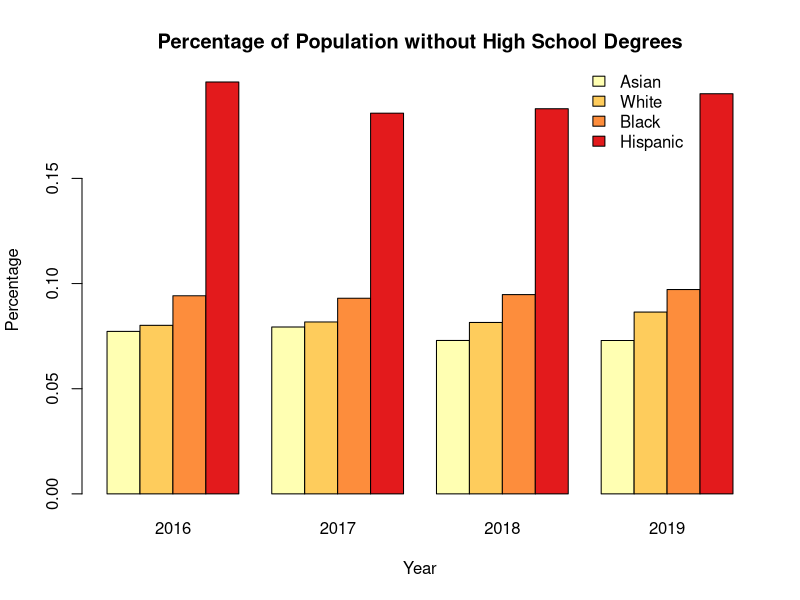
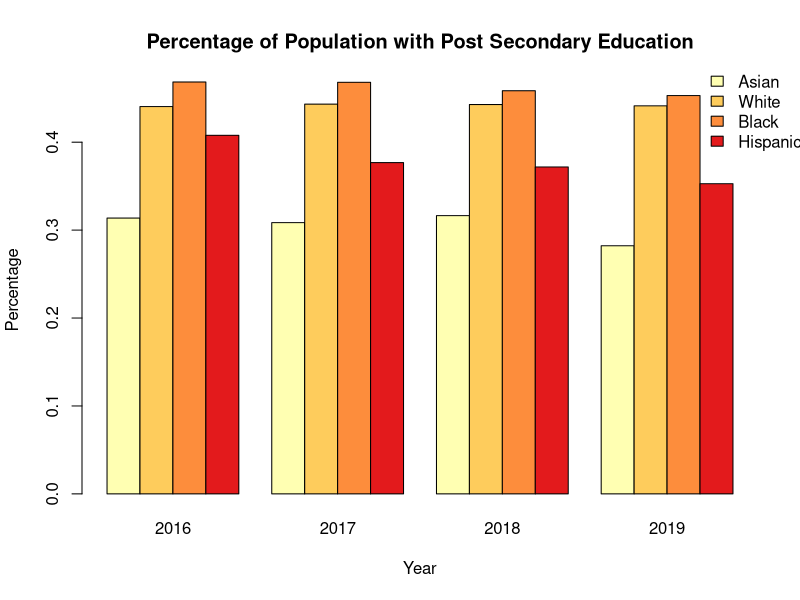
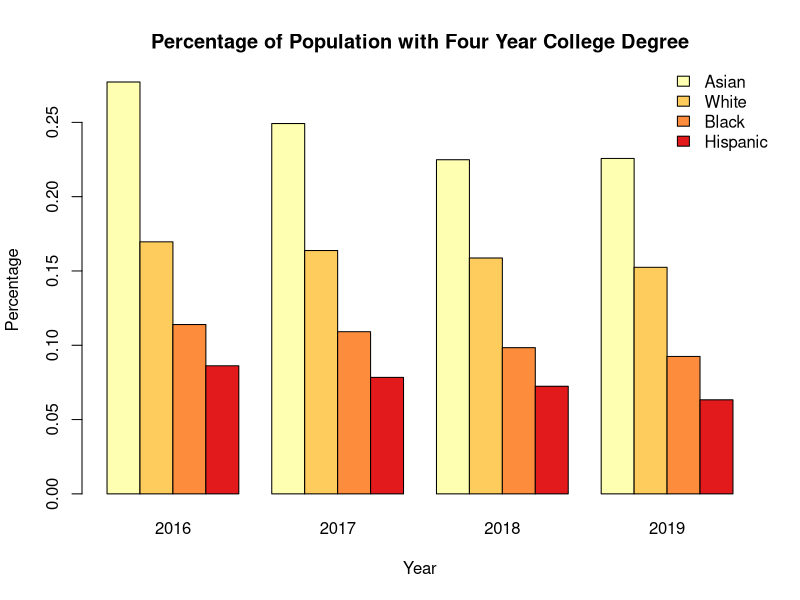
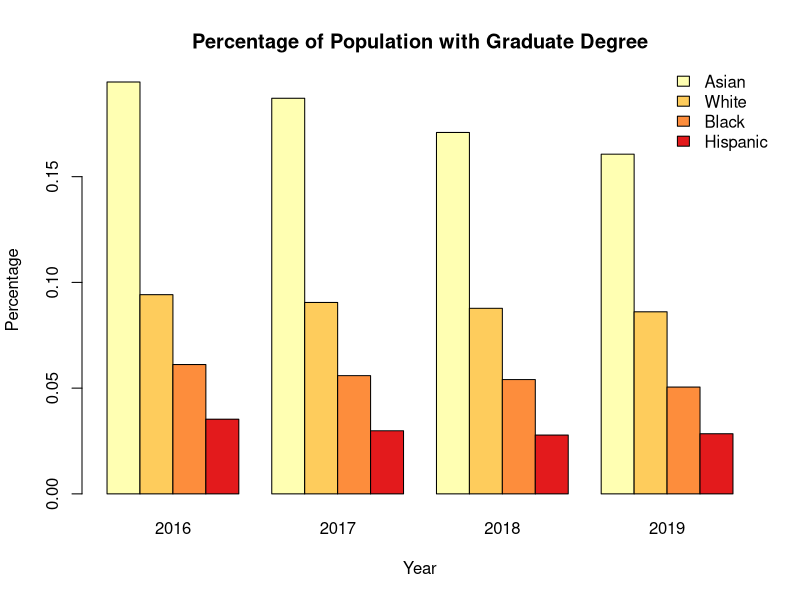

These figures' R source, in order:
library(tidyverse)
library(utils)
library(RColorBrewer)

## Load educational attainment data from the last five years
education_data <- read.csv("EducationalAttainmentData.csv")
education_data$NonHighSchoolGrad <- rowSums(education_data[,3:9])
education_data$PostSecondary <- rowSums(education_data[,10:13])
education_data$FourYearCollegeGraduate <- education_data[,14]
education_data$GraduateDegree <- rowSums(education_data[,15:17])
## Add column for count of college graduates

## Load US population data, caluclate populations by race
us_population_data <- read.csv("USPopulationData.csv")
us_pop_by_year <- select(us_population_data, TotalPopulation)
hispanic_pop <- select(us_population_data, Hispanic) * us_pop_by_year
black_pop <- select(us_population_data, Black) * us_pop_by_year
white_pop <- select(us_population_data, White) * us_pop_by_year
asian_pop <- select(us_population_data, Asian) * us_pop_by_year

## Calculate number and percentage of non high school grads by race
## Numbers are in thousands, so need to adjust
white_non_high_school_grads <- education_data %>% 
  filter(Race == "White") %>% 
  select(NonHighSchoolGrad) * 1000
white_non_high_school_grad_percentage <- white_non_high_school_grads / white_pop
black_non_high_school_grads <- education_data %>% 
  filter(Race == "Black") %>% 
  select(NonHighSchoolGrad) * 1000
black_non_high_school_grad_percentage <- black_non_high_school_grads / black_pop
asian_non_high_school_grads <- education_data %>% 
  filter(Race == "Asian") %>% 
  select(NonHighSchoolGrad) * 1000
asian_non_high_school_grad_percentage <- asian_non_high_school_grads / asian_pop
hispanic_non_high_school_grads <- education_data %>% 
  filter(Race == "Hispanic") %>% 
  select(NonHighSchoolGrad) * 1000
hispanic_non_high_school_grad_percentage <- hispanic_non_high_school_grads / hispanic_pop

## Calculate number and percentage of high school grads and post secondary 
## education
## Numbers are in thousands, so need to adjust
white_post_secondary <- education_data %>% 
  filter(Race == "White") %>% 
  select(PostSecondary) * 1000
white_post_secondary_percentage <- white_post_secondary / white_pop
black_post_secondary <- education_data %>% 
  filter(Race == "Black") %>% 
  select(PostSecondary) * 1000
black_post_secondary_percentage <- black_post_secondary / black_pop
asian_post_secondary <- education_data %>% 
  filter(Race == "Asian") %>% 
  select(PostSecondary) * 1000
asian_post_secondary_percentage <- asian_post_secondary / asian_pop
hispanic_post_secondary <- education_data %>% 
  filter(Race == "Hispanic") %>% 
  select(PostSecondary) * 1000
hispanic_post_secondary_percentage <- hispanic_post_secondary / hispanic_pop

## Calculate number and percentage of four year college degrees
## Numbers are in thousands, so need to adjust
white_four_year_college <- education_data %>% 
  filter(Race == "White") %>% 
  select(FourYearCollegeGraduate) * 1000
white_four_year_college_percentage <- white_four_year_college / white_pop
black_four_year_college <- education_data %>% 
  filter(Race == "Black") %>% 
  select(FourYearCollegeGraduate) * 1000
black_four_year_college_percentage <- black_four_year_college / black_pop
asian_four_year_college <- education_data %>% 
  filter(Race == "Asian") %>% 
  select(FourYearCollegeGraduate) * 1000
asian_four_year_college_percentage <- asian_four_year_college / asian_pop
hispanic_four_year_college <- education_data %>% 
  filter(Race == "Hispanic") %>% 
  select(FourYearCollegeGraduate) * 1000
hispanic_four_year_college_percentage <- hispanic_four_year_college / hispanic_pop

## Calculate number and percentage of graduate degrees
## Numbers are in thousands, so need to adjust
white_grad_degrees <- education_data %>% 
  filter(Race == "White") %>% 
  select(GraduateDegree) * 1000
white_grad_degrees_percentage <- white_grad_degrees / white_pop
black_grad_degrees <- education_data %>% 
  filter(Race == "Black") %>% 
  select(GraduateDegree) * 1000
black_grad_degrees_percentage <- black_grad_degrees / black_pop
asian_grad_degrees <- education_data %>% 
  filter(Race == "Asian") %>% 
  select(GraduateDegree) * 1000
asian_grad_degrees_percentage <- asian_grad_degrees / asian_pop
hispanic_grad_degrees <- education_data %>% 
  filter(Race == "Hispanic") %>% 
  select(GraduateDegree) * 1000
hispanic_grad_degrees_percentage <- hispanic_grad_degrees / hispanic_pop

## Prepare data for bar plot
bar_plot_non_high_school_grad <- 
              matrix(c(as.vector(unlist(asian_non_high_school_grad_percentage)),
              as.vector(unlist(white_non_high_school_grad_percentage)),
              as.vector(unlist(black_non_high_school_grad_percentage)),
              as.vector(unlist(hispanic_non_high_school_grad_percentage))),
              ncol = 4, byrow = TRUE)
colnames(bar_plot_non_high_school_grad) <- c(2016, 2017, 2018, 2019)
rownames(bar_plot_non_high_school_grad) <- c("Asian", "White", "Black", "Hispanic")

barplot(bar_plot_non_high_school_grad, 
        main = "Percentage of Population without High School Degrees",
        xlab = "Year", ylab = "Percentage", 
        args.legend = list(x = 'topright', bty = 'n', inset = c(0.10, -0.05)),
        col = brewer.pal(n = 4, name = "YlOrRd"), 
        legend = rownames(bar_plot_non_high_school_grad), beside = TRUE)

bar_plot_post_secondary <- 
  matrix(c(as.vector(unlist(asian_post_secondary_percentage)),
           as.vector(unlist(white_post_secondary_percentage)),
           as.vector(unlist(black_post_secondary_percentage)),
           as.vector(unlist(hispanic_post_secondary_percentage))),
           ncol = 4, byrow = TRUE)

colnames(bar_plot_post_secondary) <- c(2016, 2017, 2018, 2019)
rownames(bar_plot_post_secondary) <- c("Asian", "White", "Black", "Hispanic")

barplot(bar_plot_post_secondary, 
        main = "Percentage of Population with Post Secondary Education",
        xlab = "Year", ylab = "Percentage", 
        args.legend = list(x = 'topright', bty = 'n', inset = c(-0.075, -0.05)),
        col = brewer.pal(n = 4, name = "YlOrRd"), 
        legend = rownames(bar_plot_post_secondary), beside = TRUE)

bar_plot_four_year_graduate <- 
  matrix(c(as.vector(unlist(asian_four_year_college_percentage)),
           as.vector(unlist(white_four_year_college_percentage)),
           as.vector(unlist(black_four_year_college_percentage)),
           as.vector(unlist(hispanic_four_year_college_percentage))),
         ncol = 4, byrow = TRUE)

colnames(bar_plot_four_year_graduate) <- c(2016, 2017, 2018, 2019)
rownames(bar_plot_four_year_graduate) <- c("Asian", "White", "Black", "Hispanic")

barplot(bar_plot_four_year_graduate, 
        main = "Percentage of Population with Four Year College Degree",
        xlab = "Year", ylab = "Percentage", 
        args.legend = list(x = 'topright', bty = 'n', inset = c(-0.025, -0.05)),
        col = brewer.pal(n = 4, name = "YlOrRd"), 
        legend = rownames(bar_plot_four_year_graduate), beside = TRUE)

bar_plot_graduate_degree <- 
  matrix(c(as.vector(unlist(asian_grad_degrees_percentage)),
           as.vector(unlist(white_grad_degrees_percentage)),
           as.vector(unlist(black_grad_degrees_percentage)),
           as.vector(unlist(hispanic_grad_degrees_percentage))),
         ncol = 4, byrow = TRUE)

colnames(bar_plot_graduate_degree) <- c(2016, 2017, 2018, 2019)
rownames(bar_plot_graduate_degree) <- c("Asian", "White", "Black", "Hispanic")

barplot(bar_plot_graduate_degree, 
        main = "Percentage of Population with Graduate Degree",
        xlab = "Year", ylab = "Percentage", 
        args.legend = list(x = 'topright', bty = 'n', inset = c(-0.025, -0.05)),
        col = brewer.pal(n = 4, name = "YlOrRd"), 
        legend = rownames(bar_plot_graduate_degree), beside = TRUE)
